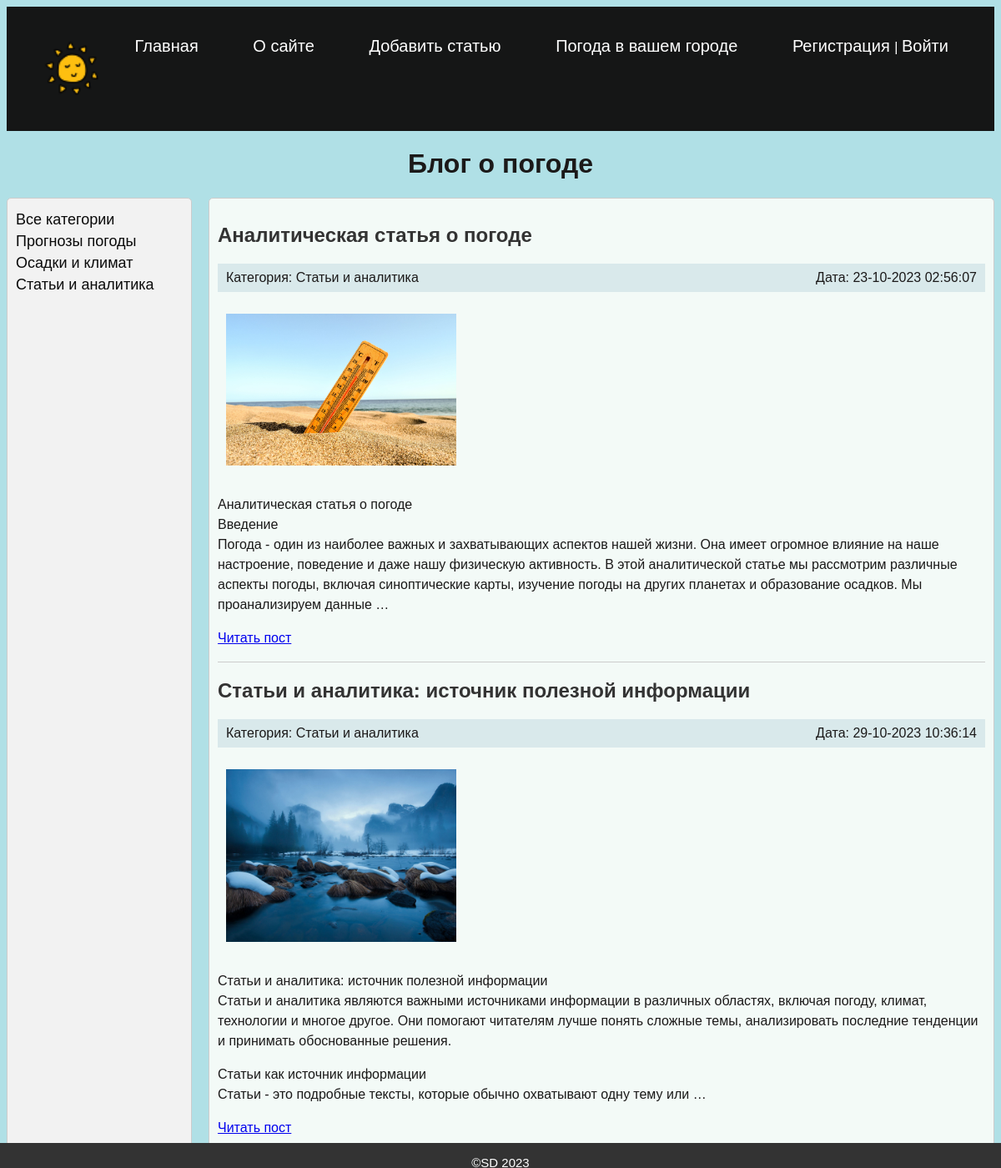
/category/6/, run on the app's committed database.
### blog/models.py (models this page shows, shortened)
class Category(models.Model):
    name = models.CharField(max_length=100, db_index=True)
    slug = models.SlugField(max_length=255, unique=True, db_index=True, verbose_name="URL")
    def __str__(self):
        return self.name
    def get_absolute_url(self):
        return reverse('category', kwargs={'cat_id': self.pk})

class Blog(models.Model):
    title = models.CharField(max_length=255)
    slug = models.SlugField(max_length=255, unique=True, db_index=True, verbose_name="URL")
    content = models.TextField(blank=False)
    photo = models.ImageField(upload_to='blog_images/')
    time_create = models.DateTimeField(auto_now_add=True)
    time_update = models.DateTimeField(auto_now=True)
    is_published = models.BooleanField(default=True)
    cat = models.ForeignKey('Category', on_delete=models.PROTECT, null=True)
    def get_absolute_url(self):
        return reverse('post', kwargs={'post_slug': self.slug})

### blog/views.py (the view)
# urls.py: path('category/<int:cat_id>/', views.ShowCategoryView.as_view(),name='category'),
class ShowCategoryView(DataMixin, View):
    def get(self, request, cat_id):
        category = get_object_or_404(Category, id=cat_id)
        posts = Blog.objects.filter(cat_id=cat_id, is_published=True)
        cats = Category.objects.all()
        context = {
            'cats': cats,
            'posts': posts,
            'menu': get_user_context()['menu'],
            'title': category.name,
            'cat_selected': 1,
        }
        return render(request, 'blog/index.html', context=context)

### blog/utils.py (called while the page is built)
def get_user_context():
    return {
        'menu': [
            {'title': "Главная", 'url_name': 'home'},
            {'title': "О сайте", 'url_name': 'about'},
            {'title': "Добавить статью", 'url_name': 'add_page'},
            {'title': "Погода в вашем городе", 'url_name': 'weather'},
        ]
    }

### blog/templates/blog/index.html (shortened to what this page needs)
{% extends 'blog/base.html' %}
{% block content %}
<ul class="list-articles">
    {% for p in posts %}
            <h2>{{p.title}}</h2>
            <div class="article-panel">
                <p class="first">Категория: {{p.cat}}</p>
                <p class="last">Дата: {{p.time_update|date:"d-m-Y H:i:s"}}</p>
            </div>
	        {% if p.photo %}
                <p><img class="img-article-left thumb" src="{{p.photo.url}}"></p>
            {% endif %}
			<li>
            {% autoescape on %}
            {{p.content|linebreaks|truncatewords:50}}
            {% endautoescape %}
            <p class="link-read-post"><a href="{{ p.get_absolute_url }}">Читать пост</a></p>
        </li>
    {% endfor %}
</ul>
{% endblock %}

### blog/templates/blog/base.html (shortened to what this page needs)
{% load static %}
<!DOCTYPE html>
<html>
<head>
    <link rel="stylesheet" href="{% static 'css/style.css' %}">
</head>
<body>
    <div class="header">
        <div class="wrap">
            {% block mainmenu %}
            <div class="header">
                <ul id="mainmenu" class="mainmenu">
                <li class="logo"><a href="{% url 'home' %}"><img src="{% static 'blog/logovaz.png' %}" alt=""><div class="logo"></div></a></li>
    {% for m in menu %}
                <li><a href="{% url m.url_name %}">{{m.title}}</a></li>
    {% endfor %}
                    {% if user.is_authenticated %}
                    <li class="last"> {{user.username}} | <a href="{% url 'logout' %}">Выйти</a></li>
                    {% else %}
                        <li class="last"><a href="{% url 'register' %}">Регистрация </a>| <a href="{% url 'login' %}">Войти</a></li>
                    {% endif %}
                    </ul>
            </div>
    {% endblock mainmenu %}
        </div>
    </div>
    <h1>Блог о погоде</h1>
    <div class="content-wrap">
        <div class="sidebar">
            {% if cat_selected == 0 %}
                <li class="selected">Все категории</li>
            {% else %}
                <li><a href="{% url 'home' %}">Все категории</a></li>
            {% endif %}
            {% for c in cats %}
                {% if c.pk == cat_selected %}
                    <li class="selected">{{c.name}}</li>
                {% else %}
                    <li><a href="{{ c.get_absolute_url }}">{{c.name}}</a></li>
                {% endif %}
            {% endfor %}
        </div>
        <div class="blogs">
            {% block content %}
            {% endblock %}
        </div>
    </div>
<tr><td valign=top>
	<div class="footer">
		<p>&copy;SD 2023 </p>
	</div>
</td></tr></table>
</body>
</html>

### blog/static/css/style.css (style rules this page uses)
body { font-family: Arial, sans-serif; background-color: powderblue; color: rgb(88, 84, 84); }
.header { background-color: rgb(21, 22, 22); color: #fff; padding: 10px; }
.wrap { max-width: 1200px; margin: 0 auto; padding: 0 20px; }
.mainmenu { list-style: none; padding: 0; display: flex; justify-content: space-between; }
.mainmenu li { display: inline-block; margin-right: 15px; }
.mainmenu li a { font-size: 20px; color: #fff; text-decoration: none; }
h1 { text-align: center; color: rgb(27, 25, 25); }
.content-wrap { display: flex; }
.sidebar { background-color: #f2f2f2; padding: 10px; border: 1px solid #ccc; border-radius: 5px; flex: 0 0 200px; margin-right: 20px; }
.sidebar li { list-style-type: none; margin: 5px 0; }
.sidebar a { font-size: 18px; text-decoration: none; color: rgb(10, 10, 10); }
.blogs { flex: 1; background-color: rgb(243, 250, 247); padding: 10px; border: 1px solid #ccc; border-radius: 5px; }
.blogs h2 { color: #333; }
.blogs p { color: rgb(27, 25, 25); line-height: 1.5; }
.img-article-left { width: 30%; margin: 10px; padding-bottom: 2px; }
.footer { background-color: #333; color: #fff; font-size: 15px; text-align: center; padding: 0; position: fixed; left: 0; bottom: 0; height: 30px; width: 100%; box-sizing: border-box; }
.logo img { width: 150%; height: auto; }
div.article-panel { background-color: #d9e9eb; padding: 5px 10px 5px 10px; box-sizing: border-box; overflow: hidden; color: #555; }
div.article-panel p.first { margin: 0; float: left; }
div.article-panel p.last { margin: 0; float: right; }
ul.list-articles { list-style: none; margin: 0; padding: 0; }
ul.list-articles li { border-bottom: 1px solid rgb(204, 204, 204); }

### data on the page
Category: name "Прогнозы погоды"
Category: name "Осадки и климат"
Category: name "Статьи и аналитика"
Blog: title "Аналитическая статья о погоде", cat "Статьи и аналитика", time_update "23-10-2023 02:56:07", photo (picture), content "Аналитическая статья о погоде Введение Погода - один из наиболее важных и захватывающих аспектов нашей жизни. Она имеет огромное влияние на наше настроение, поведение и даже нашу физическую активность. В этой аналитической статье мы рассмотрим различные аспекты погоды, включая синоптические карты, изучение погоды на других планетах и образование осадков. Мы проанализируем данные …"
Blog: title "Статьи и аналитика: источник полезной информации", cat "Статьи и аналитика", time_update "29-10-2023 10:36:14", photo (picture), content "Статьи и аналитика: источник полезной информации Статьи и аналитика являются важными источниками информации в различных областях, включая погоду, климат, технологии и многое другое. Они помогают читателям лучше понять сложные темы, анализировать последние тенденции и принимать обоснованные решения. Статьи как источник информации Статьи - это подробные тексты, которые обычно охватывают одну тему или …"

### other printed values
{{ m.title }} "Главная" "О сайте" "Добавить статью" "Погода в вашем городе"
